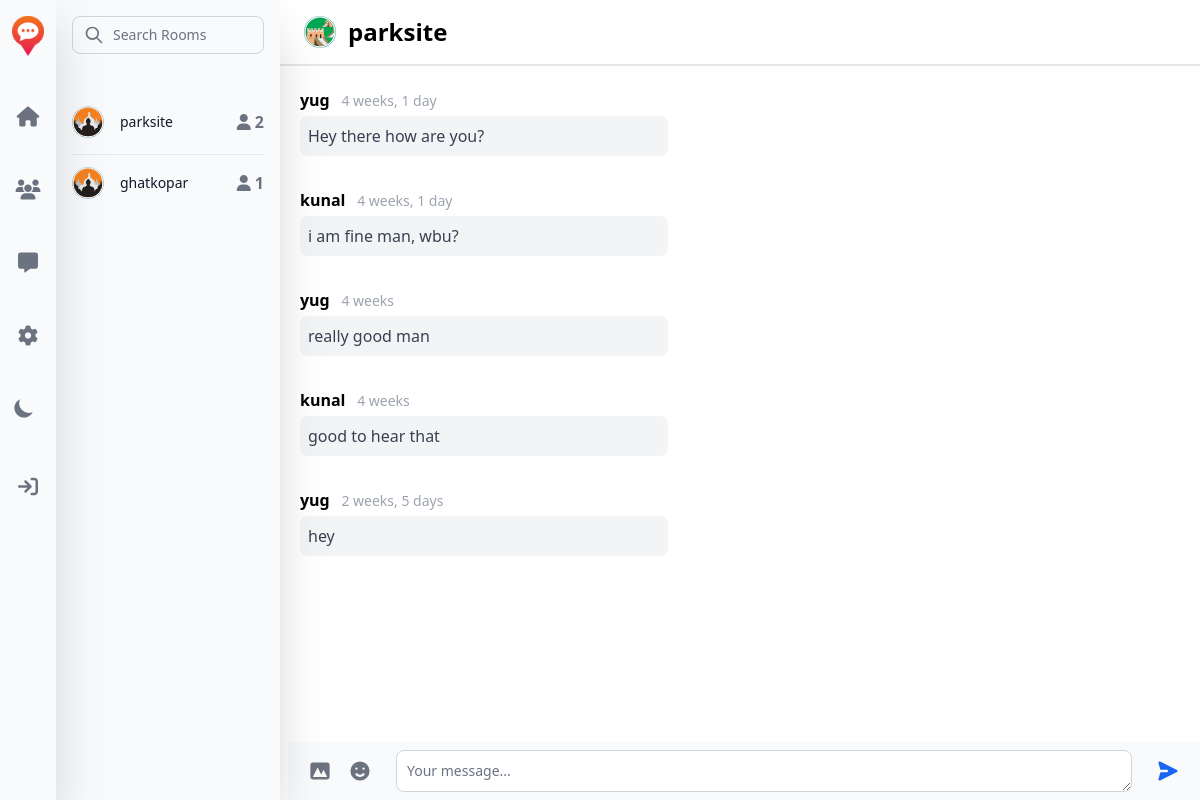
The page /room/4 on the database as committed earlier.
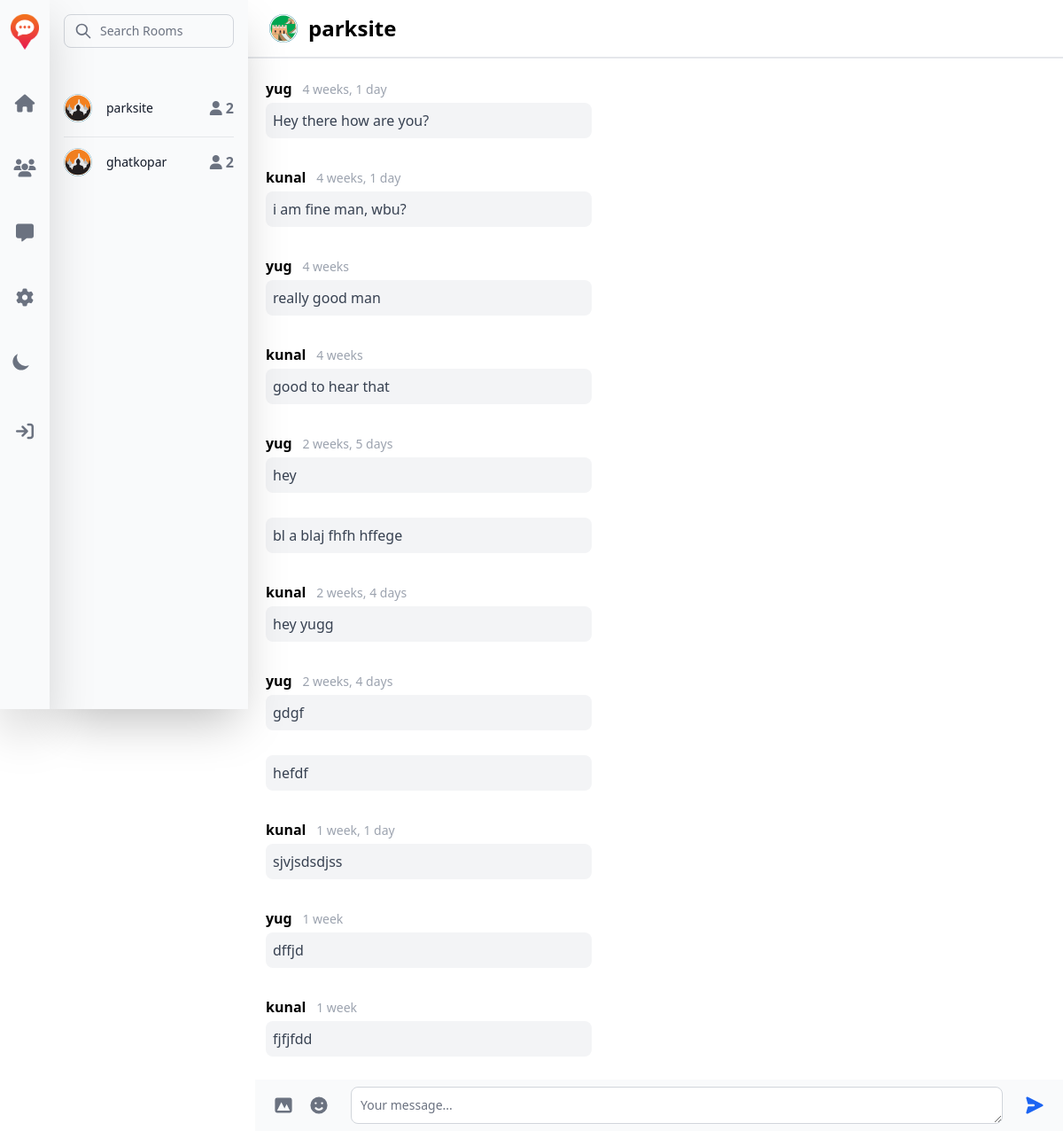
The same page on the database as committed later.
### base/models.py (models this page shows, shortened)
class Room(models.Model):
    host = models.ForeignKey('User', on_delete=models.CASCADE)
    name = models.CharField(max_length=255)
    location = models.ForeignKey(Location, on_delete=models.CASCADE)
    radius = models.PositiveIntegerField()
    participants = models.ManyToManyField('User', blank=True, related_name="participants")
    created = models.DateTimeField(auto_now_add=True)

class Message(models.Model):
    content = models.CharField(max_length=500)
    room = models.ForeignKey(Room, on_delete=models.CASCADE)
    user = models.ForeignKey('User', on_delete=models.CASCADE)
    created = models.DateTimeField(auto_now_add=True)

class User(AbstractUser):
    name = models.CharField(max_length=255, null=True)
    location = models.ForeignKey(Location, on_delete=models.CASCADE, null=True, blank=True)
    rooms = models.ManyToManyField(Room, blank=True)
    def __str__(self):
        return self.username

### base/views.py (the view, shortened to what this page needs)
# urls.py: path('room/<str:pk>', views.room, name='room'),
def room(request, pk):
    global rooms
    if request.user.is_authenticated:
        rooms = getRooms(request)
    room = Room.objects.get(id=pk)
    room_messages = room.message_set.all()
    messages_with_prev = []
    prev_message = None
    for message in room_messages:
        message_with_prev = {
            'message': message,
            'prev_message': prev_message
        }
        messages_with_prev.append(message_with_prev)
        prev_message = message
    participants = room.participants.all()
    context = {'room': room, 'room_messages': messages_with_prev,
               'participants': participants, 'rooms': rooms}
    return render(request, 'base/room.html', context)

### base/templates/base/room.html (shortened to what this page needs)
{% extends 'base/home.html' %}
{% load static %}
{% load custom_tags %}
{% block room_list %}
  {{ block.super }}
{% endblock %}
{% block room %}
<div class="h-full overflow-hidden">
<nav class="fixed w-full h-15 right-0 top-0 pl-72 bg-white border-gray-200 dark:bg-gray-900 border-b-2 border-gray-200 ">
  <div class="max-w-screen-xl flex flex-wrap items-center justify-between mx-auto p-4">
    <a href="{% url 'room' room.id %}" class="flex items-center">
        <img src="{% static 'base/images/svg/Asset_1.svg' %}" class="h-8 mr-3" alt="Flowbite Logo" />
        <span class="self-center text-2xl font-semibold whitespace-nowrap dark:text-white">{{room.name}}</span>
    </a>
  </div>
</nav>
{% block room_chat %}
<div class="chat-box px-3 py-16 scrollbar overflow-y-auto h-full">
  {% for msg in room_messages %}
    {% if msg.message.user.username == request.user.username %}
      <div class="block ml-auto max-w-sm p-2 my-3">
        {% if msg.message.user.username != msg.prev_message.user.username %}
        <p class="font-normal text-sm px-2 py-1 text-end text-gray-400 dark:text-gray-400">
          {{msg.message.created|timesince}}
          <span class="font-bold text-black dark:text-white text-base ml-2">{{msg.message.user}}</span>
        </p>
        {% endif %}
        <div class="border border-gray-200 p-2 rounded-lg w dark:border-gray-700 bg-gradient-to-r from-indigo-500 via-purple-500 to-pink-500">
          <p class="font-normal text-white">
            {{msg.message.content}}
          </p>
        </div>
      </div>
    {% else %}
      <div class="block max-w-sm p-2 my-3">
        {% if msg.message.user.username != msg.prev_message.user.username %}
        <p class="font-normal text-sm py-1 text-gray-400 dark:text-gray-400">
          <span class="font-bold text-black dark:text-white text-base mr-2">{{msg.message.user}}</span>
          {{msg.message.created|timesince}}
        </p>
        {% endif %}
        <div class="p-2 bg-gray-100 rounded-lg w  dark:bg-gray-600">
          <p class="font-normal text-gray-700 dark:text-white">
            {{msg.message.content}}
          </p>
        </div>
      </div>
    {% endif %}
  {% endfor %}
</div>
{% endblock %}
<div class="fixed w-full h-15 right-0 bottom-0 pl-72">
  <form action="" method="POST" class="w-full">
    <div class="flex items-center px-3 py-2 bg-gray-50 dark:bg-gray-700">
        <button type="button" class="inline-flex justify-center p-2 text-gray-500 rounded-lg cursor-pointer hover:text-gray-900 hover:bg-gray-100 dark:text-gray-400 dark:hover:text-white dark:hover:bg-gray-600">
            <svg aria-hidden="true" class="w-6 h-6" fill="currentColor" viewBox="0 0 20 20" xmlns="http://www.w3.org/2000/svg"><path fill-rule="evenodd" d="M4 3a2 2 0 00-2 2v10a2 2 0 002 2h12a2 2 0 002-2V5a2 2 0 00-2-2H4zm12 12H4l4-8 3 6 2-4 3 6z" clip-rule="evenodd"></path></svg>
        </button>
        <button type="button" class="p-2 text-gray-500 rounded-lg cursor-pointer hover:text-gray-900 hover:bg-gray-100 dark:text-gray-400 dark:hover:text-white dark:hover:bg-gray-600">
        </button>
        <textarea required id="chat" name="content" rows="1" class="block mx-4 p-2.5 w-full text-sm text-gray-900 bg-white rounded-lg border border-gray-300 focus:ring-blue-500 focus:border-blue-500 dark:bg-gray-800 dark:border-gray-600 dark:placeholder-gray-400 dark:text-white dark:focus:ring-blue-500 dark:focus:border-blue-500" placeholder="Your message..."></textarea>
        <button type="submit" class="inline-flex justify-center p-2 text-blue-600 rounded-full cursor-pointer hover:bg-blue-100 dark:text-blue-500 dark:hover:bg-gray-600">
          <svg aria-hidden="true" class="w-6 h-6 rotate-90" fill="currentColor" viewBox="0 0 20 20" xmlns="http://www.w3.org/2000/svg"><path d="M10.894 2.553a1 1 0 00-1.788 0l-7 14a1 1 0 001.169 1.409l5-1.429A1 1 0 009 15.571V11a1 1 0 112 0v4.571a1 1 0 00.725.962l5 1.428a1 1 0 001.17-1.408l-7-14z"></path></svg>
        </button>
    </div>
  </form>
</div>
</div>
{% endblock %}

### base/templates/base/home.html (shortened to what this page needs)
{% extends 'main.html' %}
{% load static %}
{% block content %}
<div class="absolute top-0 left-0 w-full">
{% block room_list %}
<aside id="room-sidebar" class="fixed top-0 p-0 left-0 ml-14 z-40 w-56 h-screen transition-transform -translate-x-full sm:translate-x-0 shadow-2xl" aria-label="Sidebar">
  <div class="h-full px-4 py-4 overflow-y-auto bg-gray-50 dark:bg-gray-800 align-middle">
    <form>
      <div class="relative">
          <div class="absolute inset-y-0 left-0 flex items-center pl-3 pointer-events-none">
          </div>
          <input type="search" id="default-search" class="block w-full p-2 pl-10 text-sm text-gray-900 border border-gray-300 rounded-lg bg-gray-50 focus:ring-blue-500 focus:border-blue-500 dark:bg-gray-700 dark:border-gray-600 dark:placeholder-gray-400 dark:text-white dark:focus:ring-blue-500 dark:focus:border-blue-500" placeholder="Search Rooms" required>
      </div>
    </form>
     <ul class="max-w-md divide-y mt-10 divide-gray-200 dark:divide-gray-700">
        {% for room in rooms %}
        <li class="py-3 sm:pb-4">
          <a href="{% url 'room' room.id %}">
            <div class="flex items-center space-x-4">
              <div class="flex-shrink-0">
                  <img class="w-8 h-8 rounded-full" src="{% static 'base/images/svg/Asset_2.svg' %}" alt="Neil image">
              </div>
              <div class="flex-1 min-w-0">
                  <p class="text-sm font-medium text-gray-900 truncate dark:text-white">
                    {{room.name}}
                  </p>
              </div>
              <div class="inline-flex items-center text-base font-semibold text-gray-500 dark:text-white">
                  <i class="fa fa-user mr-1" style="color: #6b7280;"></i>
                  {{room.participants.count}}
              </div>
            </div>
          </a>
        </li>
        {% endfor %}
     </ul>
  </div>
</aside>
{% endblock %}
<div class="sm:ml-56 relative dark:bg-gray-800" >
  {% block room %}
  {% endblock %}
</div>
</div>
{% endblock content %}

### templates/main.html (shortened to what this page needs)
<!DOCTYPE html>
{% load compress %}
{% load static %}
<html lang="en">
<head>
    <link rel="stylesheet" href="https://cdnjs.cloudflare.com/ajax/libs/font-awesome/6.4.0/css/all.min.css">
    <link rel="stylesheet" href="{% static 'base/css/app.css' %}">
</head>
<body class="w-full h-full dark:bg-gray-800">
    {% include 'navbar.html' %}
    <main class="sm:ml-14 dark:bg-gray-800 relative h-screen">
        {% block content %}
        {% endblock %}
    </main>
</body>
</html>

### templates/navbar.html (shortened to what this page needs)
{% load static %}
<aside id="logo-sidebar" class="fixed drop-shadow-2xl top-0 left-0 z-50 w-14 h-screen transition-transform -translate-x-full sm:translate-x-0" aria-label="Sidebar">
  <div class="h-full px-3 py-4 overflow-y-auto bg-gray-50 dark:bg-gray-800 align-middle">
     <a href="/" class="flex items-center justify-center mb-5">
      <img class="" src="{% static 'base/images/logo-no-text.png' %}" alt="Logo">
     </a>
     <ul class="space-y-2 flex flex-col gap-10 font-medium mt-12">
        <li>
           <a href="{% url 'home' %}" class="flex py-3 items-center justify-center text-gray-900 rounded-lg dark:text-white hover:bg-gray-100 dark:hover:bg-gray-700">
              <i class="fa-sharp fa-solid fa-house fa-lg" style="color: #6b7280"></i>
           </a>
        </li>
        <li>
            <a href="{% url 'home' %}" class="flex py-3 items-center justify-center text-gray-900 rounded-lg dark:text-white hover:bg-gray-100 dark:hover:bg-gray-700">
              <i class="fa-sharp fa-solid fa-users fa-lg" style="color: #6b7280"></i>
            </a>
        </li>
        <li>
          <a href="{% url 'home' %}" class="flex py-3 items-center justify-center text-gray-900 rounded-lg dark:text-white hover:bg-gray-100 dark:hover:bg-gray-700">
             <i class="fa-sharp fa-solid fa-comment-alt fa-lg" style="color: #6b7280"></i>
          </a>
        </li>
        <li>
          <a href="{% url 'home' %}" class="flex py-3 items-center justify-center text-gray-900 rounded-lg dark:text-white hover:bg-gray-100 dark:hover:bg-gray-700">
             <i class="fa-sharp fa-solid fa-cog fa-lg" style="color: #6b7280"></i>
          </a>
        </li>
        <li>
         <button id="theme-toggle" type="button" class="text-gray-500 dark:text-gray-400 hover:bg-gray-100 dark:hover:bg-gray-700 focus:outline-none focus:ring-4 focus:ring-gray-200 dark:focus:ring-gray-700 rounded-lg text-sm">
            <svg id="theme-toggle-dark-icon" class="hidden w-6 h-6" fill="currentColor" viewBox="0 0 20 20" xmlns="http://www.w3.org/2000/svg"><path d="M17.293 13.293A8 8 0 016.707 2.707a8.001 8.001 0 1010.586 10.586z"></path></svg>
         </button>
        </li>
        <li>
          {% if request.user.is_authenticated %}
          <a href="{% url 'logout' %}" class="flex py-3 items-center justify-center text-gray-900 rounded-lg dark:text-white hover:bg-gray-100 dark:hover:bg-gray-700">
            <i class="fa-sharp fa-solid fa-sign-in fa-lg fa-flip-horizontal" style="color: #6b7280"></i>
          </a>
          {% else %}
          <a href="{% url 'login' %}" class="flex py-3 items-center justify-center text-gray-900 rounded-lg dark:text-white hover:bg-gray-100 dark:hover:bg-gray-700">
            <i class="fa-sharp fa-solid fa-sign-in fa-lg" style="color: #6b7280"></i>
          </a>
          {% endif %}
        </li>
     </ul>
  </div>
</aside>

Rows that differ between the two databases and show on the page:
computed for Room "ghatkopar": participants.count "1" → "2"
added Message: message.content "bl a blaj fhfh hffege"
added Message: message.user "kunal", message.created "2 weeks, 4 days", message.content "hey yugg"
added Message: message.user "yug", message.created "2 weeks, 4 days", message.content "gdgf"
added Message: message.content "hefdf"
added Message: message.user "kunal", message.created "1 week, 1 day", message.content "sjvjsdsdjss"
added Message: message.user "yug", message.created "1 week", message.content "dffjd"
added Message: message.user "kunal", message.created "1 week", message.content "fjfjfdd"
